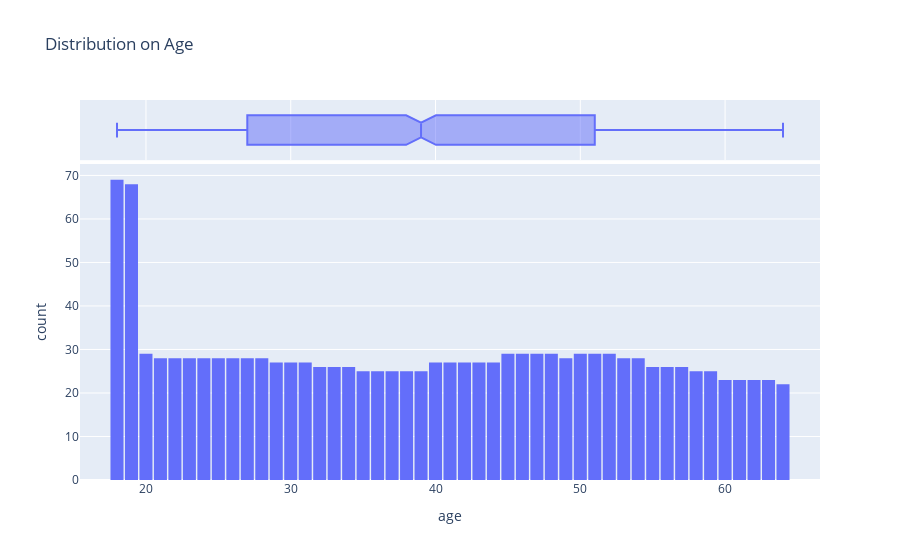

The notebook cell saved with this chart:
### Code cell
fig = px.histogram(medical_df, 
                   x = 'age',
                   marginal = 'box',    # This will plot a boxplot above the histogram
                   nbins = 47,
                   title = 'Distribution on Age')
fig.update_layout(bargap = 0.1)
fig.show()

### Figure 1 — Plotly figure (JSON) as saved in the notebook; plotly's stock layout.template omitted (floating-point values rounded to 4 significant figures; data arrays with more than 128 entries replaced by an {"elided": "..."} marker saying what was removed)
{"data": [{"alignmentgroup": "True", "bingroup": "x", "hovertemplate": "age=%{x}<br>count=%{y}<extra></extra>", "legendgroup": "", "marker": {"color": "#636efa", "pattern": {"shape": ""}}, "name": "", "nbinsx": 47, "offsetgroup": "", "orientation": "v", "showlegend": false, "type": "histogram", "x": {"elided": "1338 int values"}, "xaxis": "x", "yaxis": "y"}, {"alignmentgroup": "True", "hovertemplate": "age=%{x}<extra></extra>", "legendgroup": "", "marker": {"color": "#636efa"}, "name": "", "notched": true, "offsetgroup": "", "showlegend": false, "type": "box", "x": {"elided": "1338 int values"}, "xaxis": "x2", "yaxis": "y2"}], "layout": {"autosize": true, "bargap": 0.1, "barmode": "relative", "legend": {"tracegroupgap": 0}, "title": {"text": "Distribution on Age"}, "xaxis": {"anchor": "y", "autorange": true, "domain": [0, 1], "range": [15.44, 66.56], "title": {"text": "age"}, "type": "linear"}, "xaxis2": {"anchor": "y2", "autorange": true, "domain": [0, 1], "matches": "x", "range": [15.44, 66.56], "showgrid": true, "showticklabels": false, "type": "linear"}, "yaxis": {"anchor": "x", "autorange": true, "domain": [0, 0.8316], "range": [0, 72.63], "title": {"text": "count"}}, "yaxis2": {"anchor": "x2", "autorange": true, "domain": [0.8416, 1], "matches": "y2", "range": [-0.5, 0.5], "showgrid": false, "showline": false, "showticklabels": false, "ticks": "", "type": "category"}}}
